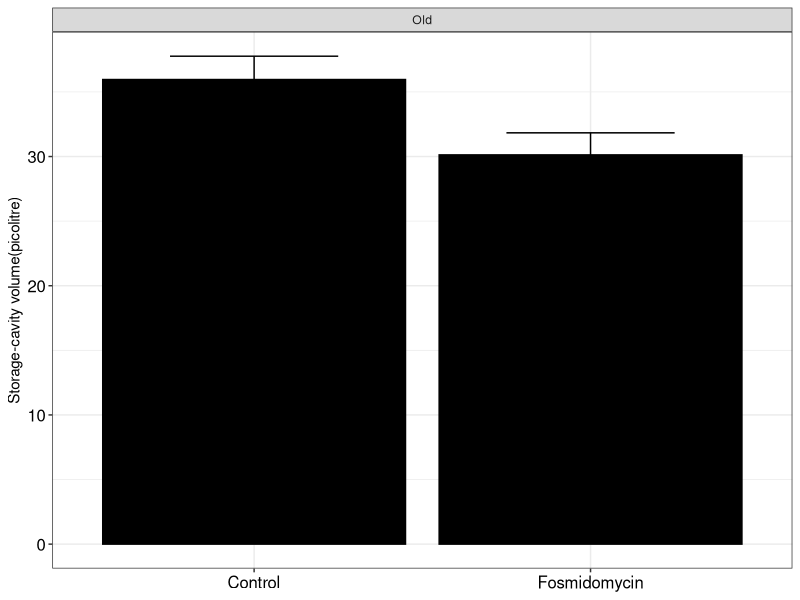
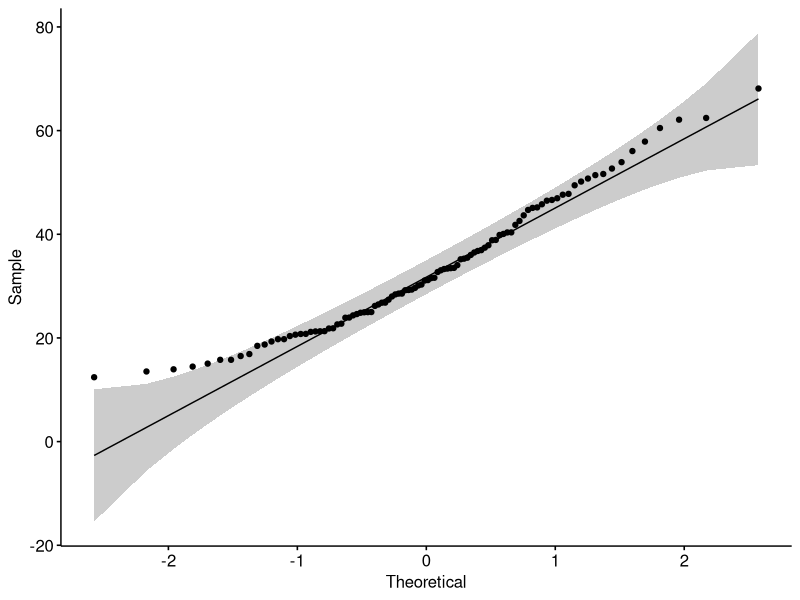
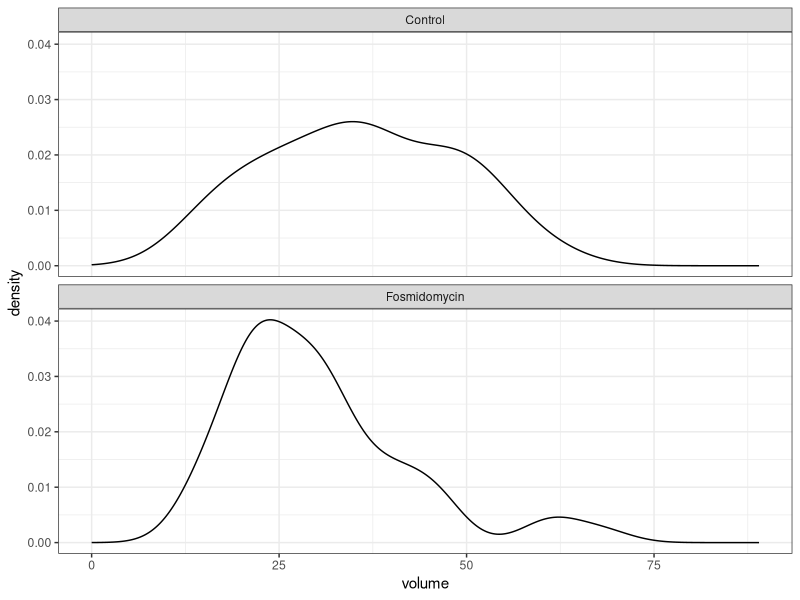
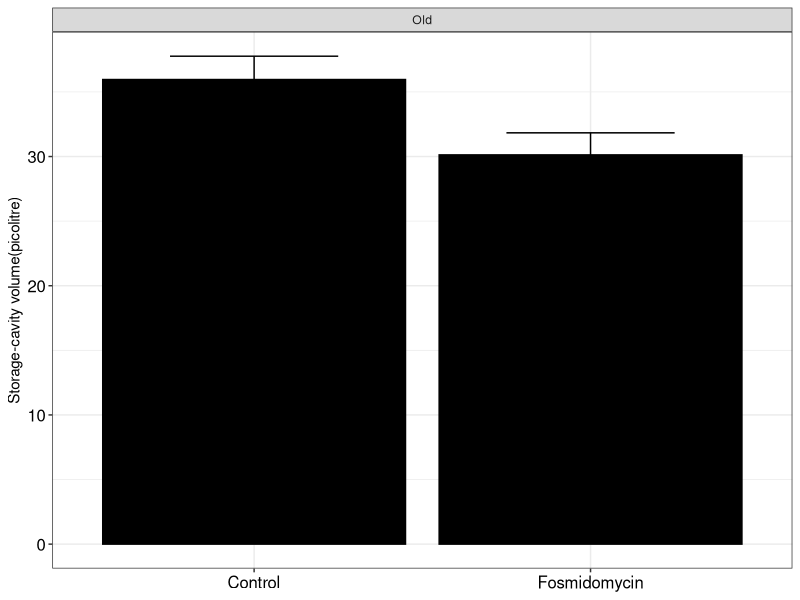

R code for these plots, in order:
library(tidyverse)

# Load the data
df.raw <- read.csv("data/Fosmidomycin_14_Sofia.csv")

# The data gives cavity diameters -> Calculate volumes 
df <- df.raw %>% 
  mutate(volume = (4/3*pi*(Cavity_horizontal/2)*(Cavity_horizontal/2)*(Cavity_vertical/2))/1000)

# Summarise
df.sum <- df %>% 
  group_by(Treatment, Leaf) %>%
  dplyr::summarise(avg_volume = mean(volume),
                   se_volume = sd(volume)/sqrt(n()),
                   n = n())

# Plot
df.sum %>% 
 filter(Leaf == "Old") %>% 
  ggplot(aes(x = Treatment, y = avg_volume))+
  geom_bar(fill = "black", color = "black", stat = "identity", position = "dodge")+
  geom_errorbar(aes(ymin = avg_volume-se_volume,
                    ymax = avg_volume+se_volume,
                    x = Treatment), position = "dodge",
                width = 0.5)+
  ylab("Storage-cavity volume(picolitre)")+
  xlab(NULL)+
  theme_bw()+
  theme(axis.text = element_text(size = 12, color = "black")) +
  facet_grid(~Leaf)

ggsave("figures/Figure_S6_Fosmidomycin_old_leaves/Fig_S6.pdf")

##########
# T-test #
##########

df.test <- df %>% 
  filter(Leaf == "Old")

ggpubr::ggqqplot(df.test$volume)
shapiro.test(df.test$volume)

wilcox.test(volume ~ Treatment, data = df.test)

t.test(volume ~ Treatment, data = df.test )  

df.test %>% ggplot(aes(x = volume))+geom_density()+ facet_wrap(~Treatment, ncol = 1)+theme_bw()+xlim(0,89)
